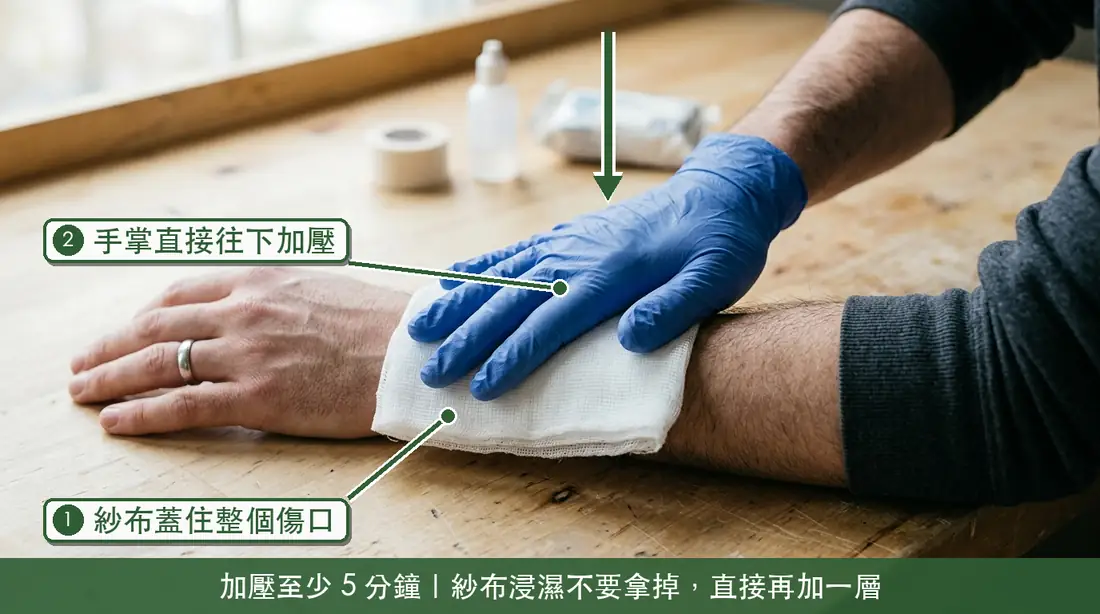
#> input picture assets/img/bleed_press.webp, 1100 x 614 px; its folder holds 4 pictures in this run
$ python insert_figures.py
#> lines starting #> are read from the running program, lines starting #| are printed output that depends on the picture
### tools/img/diagrams.py
"""程式繪製的示意圖（SVG，內嵌於頁面，顏色走 CSS 變數，深淺色都可讀）。
由 tools/img/insert_figures.py 放進 src/first-aid.html。文字全部是本站撰寫，可再編輯。"""

def marker(i, cls):
    return (f'<marker id="{i}" viewBox="0 0 10 10" refX="8" refY="5" markerWidth="5" markerHeight="5" orient="auto-start-reverse">'
            f'<path d="M0,0 L10,5 L0,10 z" class="{cls}"/></marker>')

EYE = f'''<svg viewBox="0 0 400 250" role="img" aria-labelledby="eye-t eye-d" xmlns="http://www.w3.org/2000/svg">
<title id="eye-t">沖洗眼睛的方向</title>
<desc id="eye-d">撐開上下眼瞼，水從靠鼻子的內眼角流向外眼角。</desc>
<defs>{marker("eye-a", "ah")}{marker("eye-g", "ahg")}</defs>
<path class="ln" d="M52,40 C62,90 60,150 40,200 C55,212 75,212 88,204"/>
<text class="t s" x="12" y="232">鼻子這側</text>
<path class="skin" style="fill:#fbfaf6" d="M100,130 Q205,58 310,130 Q205,196 100,130 Z"/>
<circle cx="205" cy="128" r="30" style="fill:#8a6a4a;stroke:#5a4630;stroke-width:2"/><circle cx="205" cy="128" r="12" style="fill:#222"/>
<path class="ln" d="M205,84 L205,50" marker-end="url(#eye-g)"/><path class="ln" d="M205,172 L205,206" marker-end="url(#eye-g)"/>
<text class="t s" x="215" y="58">撐開上眼瞼</text><text class="t s" x="215" y="206">撐開下眼瞼</text>
<path class="water" d="M84,74 C96,96 104,112 112,124"/>
<path class="ln acc" d="M116,118 C170,100 250,104 318,138" marker-end="url(#eye-a)"/>
<circle class="dot" cx="104" cy="130" r="6"/><circle class="dot" cx="306" cy="130" r="6"/>
<text class="t b" x="100" y="160" text-anchor="middle">內眼角</text>
<text class="t b" x="330" y="166" text-anchor="middle">外眼角</text>
<text class="t acc" x="200" y="24" text-anchor="middle">由內眼角 → 外眼角，緩慢沖洗</text>
<text class="t s" x="330" y="184" text-anchor="middle">水從這裡流走</text>
</svg>'''

CPR = f'''<svg viewBox="0 0 400 766" role="img" aria-labelledby="cpr-t cpr-d" xmlns="http://www.w3.org/2000/svg">
<title id="cpr-t">CPR 按壓位置與手勢</title>
<desc id="cpr-d">A 正面：掌根放在兩乳頭連線中央，也就是胸骨下半段。B 側面：手臂打直，下方手只有掌根貼在胸部，手指往上翹起、和胸部之間留有空隙；上方手疊在下方手的手背上。C 由上往下看：上方手的手指插進下方手的手指之間，十指交扣。</desc>
<defs>{marker("cpr-r", "ahr")}{marker("cpr-g", "ahg")}</defs>
<text class="t b" x="12" y="22">A　按壓位置（正面）</text>
<path class="skin" d="M125,44 Q200,30 275,44 L292,70 L284,196 L116,196 L108,70 Z"/>
<path class="ln" d="M170,40 Q200,56 230,40"/>
<rect class="hand2" x="194" y="52" width="12" height="104" rx="5"/>
<text class="t s" x="300" y="70">胸骨</text><path class="ln" d="M298,66 L210,80"/>
<line class="ln dash" x1="150" y1="118" x2="250" y2="118"/>
<circle cx="150" cy="118" r="4.5" style="fill:var(--ink-2)"/><circle cx="250" cy="118" r="4.5" style="fill:var(--ink-2)"/>
<text class="t s" x="300" y="122">兩乳頭連線</text><path class="ln" d="M298,118 L256,118"/>
<circle class="dot" cx="200" cy="120" r="13" style="opacity:.85"/>
<text class="t b" x="200" y="222" text-anchor="middle">● 掌根放在兩乳頭連線中央</text>
<text class="t s" x="200" y="240" text-anchor="middle">（胸骨下半段）</text>
<line class="ln" x1="0" y1="258" x2="400" y2="258" style="stroke:var(--rule)"/>

<text class="t b" x="12" y="282">B　手勢（側面）</text>
<rect class="hand" x="150" y="292" width="28" height="104" rx="8"/>
<rect class="hand2" x="176" y="292" width="28" height="100" rx="8"/>
<text class="t s" x="214" y="312">手臂打直</text>
<path class="hand" d="M148,392 L150,436 Q152,456 172,458 L194,458 Q206,456 214,446 L262,428 L330,402 Q340,398 336,390 Q332,384 322,386 L262,398 L206,396 Z"/>
<path class="hand2" d="M174,384 L206,386 L262,390 L318,378 Q328,376 330,384 Q330,390 322,392 L268,404 L214,414 Q178,418 172,402 Z"/>
<path class="ln" d="M16,460 Q200,452 384,460" style="stroke:var(--ink-2);stroke-width:4"/>
<text class="t s" x="16" y="484">胸部</text>
<ellipse cx="182" cy="459" rx="24" ry="6" class="dot" style="opacity:.8"/>
<text class="t red" x="100" y="500">只有掌根接觸</text><path class="ln red" d="M166,486 L176,466" style="stroke-width:2"/>
<path class="ln" d="M346,398 L346,452" marker-start="url(#cpr-g)" marker-end="url(#cpr-g)"/>
<text class="t b" x="392" y="488" text-anchor="end">手指翹起</text><text class="t s" x="392" y="506" text-anchor="end">不碰胸部（留空隙）</text><path class="ln" d="M352,472 L346,456" style="stroke-width:1.5"/>
<text class="t s" x="214" y="344">上方手疊在下方手的手背上</text><path class="ln" d="M290,350 L290,380" style="stroke-width:1.5"/>
<path class="ln red" d="M70,300 L70,440" marker-end="url(#cpr-r)"/>
<text class="t red" x="80" y="344">垂直</text><text class="t red" x="80" y="362">下壓</text>
<line class="ln" x1="0" y1="522" x2="400" y2="522" style="stroke:var(--rule)"/>

<text class="t b" x="12" y="540">C　十指交扣（由上往下看）</text>
<rect class="hand" x="96" y="566" width="120" height="132" rx="26"/>
<rect class="hand" x="206" y="566" width="104" height="20" rx="10"/>
<rect class="hand" x="206" y="604" width="116" height="20" rx="10"/>
<rect class="hand" x="206" y="642" width="110" height="20" rx="10"/>
<rect class="hand" x="206" y="680" width="92" height="18" rx="9"/>
<rect class="hand2" x="120" y="560" width="112" height="140" rx="26"/>
<rect class="hand2" x="222" y="585" width="96" height="18" rx="9"/>
<rect class="hand2" x="222" y="623" width="104" height="18" rx="9"/>
<rect class="hand2" x="222" y="661" width="98" height="18" rx="9"/>
<rect class="hand2" x="222" y="547" width="84" height="18" rx="9"/>
<text class="t s" x="176" y="636" text-anchor="middle">上方手</text>
<rect class="hand" x="40" y="720" width="18" height="14" rx="3"/><text class="t s" x="64" y="732">下方手（掌根貼胸）</text><rect class="hand2" x="210" y="720" width="18" height="14" rx="3"/><text class="t s" x="234" y="732">上方手</text>
<text class="t s" x="40" y="752">兩手手指交錯扣住（B、C 圖同色）</text>
<path class="ln" d="M340,595 L324,595 M340,633 L330,633 M340,671 L324,671" style="stroke-width:1.5"/>
<text class="t s" x="344" y="636">交錯</text>
</svg>'''

ROLES = f'''<svg viewBox="0 0 400 620" role="img" aria-labelledby="roles-t roles-d" xmlns="http://www.w3.org/2000/svg">
<title id="roles-t">發現有人倒下：叫叫壓電與分工</title>
<desc id="roles-d">確認現場安全，拍肩呼叫確認意識；沒有反應就大聲呼救並分工：你留在患者身旁，旁人甲打 119 並開擴音，旁人乙去拿 AED。確認呼吸，沒有、幾乎沒有或不確定就開始胸外按壓。AED 到了打開機器、黏上貼片、聽語音指示，之後立即恢復按壓，持續到救護人員抵達或患者有動作、正常呼吸。</desc>
<defs>{marker("rl-g", "ahg")}{marker("rl-a", "ah")}</defs>
<rect class="bx" x="40" y="8" width="320" height="40" rx="4"/><text class="t" x="200" y="33" text-anchor="middle">① 確認現場安全</text>
<path class="ln" d="M200,48 L200,64" marker-end="url(#rl-g)"/>
<rect class="bx" x="40" y="66" width="320" height="54" rx="4"/><text class="t" x="200" y="89" text-anchor="middle">② 拍肩呼叫「你怎麼了！」</text><text class="t s" x="200" y="109" text-anchor="middle">沒有反應 ↓</text>
<path class="ln" d="M200,120 L200,136" marker-end="url(#rl-g)"/>
<rect class="bx call" x="40" y="138" width="320" height="40" rx="4"/><text class="t b" x="200" y="163" text-anchor="middle">③ 大聲呼救，指定分工</text>
<path class="ln" d="M200,178 L200,196 M68,196 L332,196 M68,196 L68,210 M200,196 L200,210 M332,196 L332,210"/>
<rect class="bx key" x="8" y="212" width="120" height="76" rx="4"/><text class="t b" x="68" y="236" text-anchor="middle">你</text><text class="t s" x="68" y="256" text-anchor="middle">留在患者身旁</text><text class="t s" x="68" y="274" text-anchor="middle">繼續下一步</text>
<rect class="bx call" x="140" y="212" width="120" height="76" rx="4"/><text class="t b" x="200" y="236" text-anchor="middle">旁人甲</text><text class="t s" x="200" y="256" text-anchor="middle">打 119、開擴音</text><text class="t s" x="200" y="274" text-anchor="middle">聽從執勤人員指示</text>
<rect class="bx call" x="272" y="212" width="120" height="76" rx="4"/><text class="t b" x="332" y="236" text-anchor="middle">旁人乙</text><text class="t s" x="332" y="256" text-anchor="middle">拿 AED</text><text class="t s" x="332" y="274" text-anchor="middle">設法取得 AED</text>
<path class="ln" d="M68,288 L68,318" marker-end="url(#rl-g)"/>
<rect class="bx" x="8" y="320" width="300" height="54" rx="4"/><text class="t" x="16" y="343">④ 確認呼吸</text><text class="t s" x="16" y="363">沒有、幾乎沒有，或無法確定 → 立刻按壓</text>
<path class="ln" d="M68,374 L68,392" marker-end="url(#rl-g)"/>
<rect class="bx key" x="8" y="394" width="300" height="66" rx="4"/><text class="t b" x="16" y="417">⑤ 胸外按壓</text><text class="t s" x="16" y="437">掌根在兩乳頭連線中央｜5–6 公分</text><text class="t s" x="16" y="455">每分鐘 100–120 下｜每次完全回彈</text>
<path class="ln acc" d="M332,288 L332,512 L312,512" marker-end="url(#rl-a)"/>
<text class="t acc" x="340" y="390" transform="rotate(90 340 390)" text-anchor="middle">AED 送到</text>
<path class="ln" d="M68,460 L68,476" marker-end="url(#rl-g)"/>
<rect class="bx key" x="8" y="478" width="300" height="66" rx="4"/><text class="t b" x="16" y="501">⑥ AED：開機、黏貼片</text><text class="t s" x="16" y="521">聽從語音指示操作</text><text class="t s" x="16" y="539">之後立即恢復按壓</text>
<path class="ln" d="M68,544 L68,558" marker-end="url(#rl-g)"/>
<rect class="bx" x="8" y="560" width="384" height="54" rx="4"/><text class="t" x="16" y="583">⑦ 持續按壓，直到救護人員抵達</text><text class="t s" x="16" y="603">或患者開始有動作、有正常呼吸</text>
</svg>'''

### tools/img/insert_figures.py
#!/usr/bin/env python3
"""把操作示意圖插入 src/first-aid.html（可重複執行：先移除舊的 <!--fig:...--> 區塊再插入）。"""
import re, sys, os
from PIL import Image
HERE = os.path.dirname(os.path.abspath(__file__)); sys.path.insert(0, HERE)
from diagrams import EYE, CPR, ROLES
ROOT = os.path.abspath(os.path.join(HERE, "..", ".."))
SRC = os.path.join(ROOT, "src", "first-aid.html")
AI = "圖片：AI 生成（Google Gemini 圖像模型，經 Antigravity）；中文標註為本站後製。"
PROG = "圖：本站以程式繪製（SVG）。"

def photo(name, no, title, alt, items, basis):
#> called with name = 'bleed_press', no = '4-1', title = '直接加壓止血', alt = '沒有戴手套的手掌平放在紗布上直接往下壓，紗布完全蓋住前臂上的傷口'
    w, h = Image.open(os.path.join(ROOT, "assets", "img", name + ".webp")).size
#> call 2 of photo, with name = 'burn_cool', no = '4-2', title = '燙傷第一步：沖', basis = '{{c:TPBURN}}'
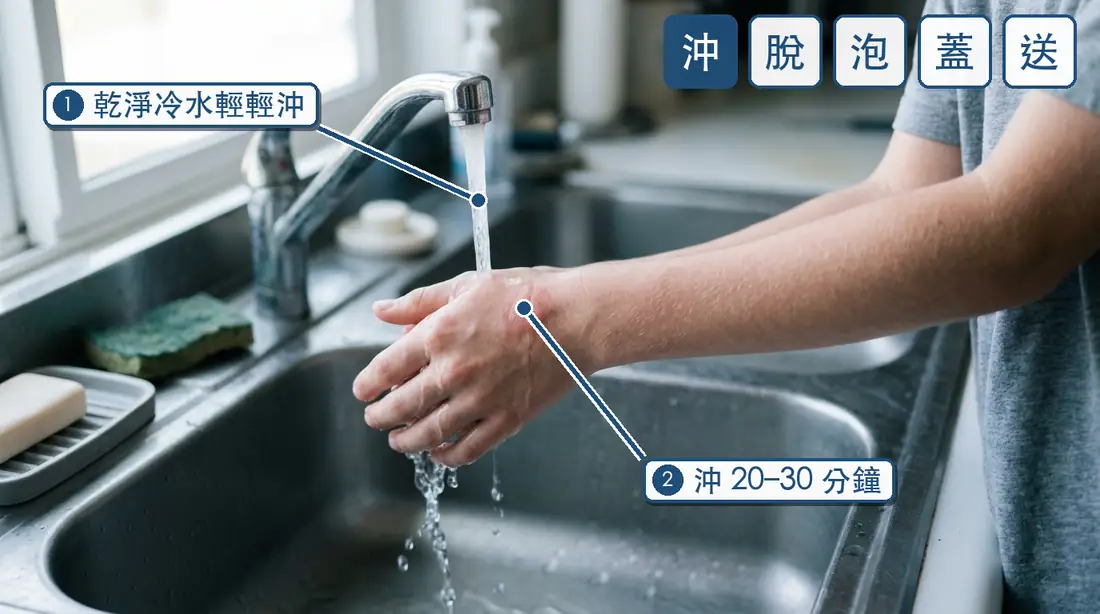
#> input picture assets/img/burn_cool.webp, 1100 x 614 px
#> call 3 of photo, with name = 'amputation_bag', no = '4-3', title = '斷肢保存：隔水保冰', alt = '小塑膠袋裝著用紗布包好的東西，放在裝了冰塊的大塑膠袋裡，冰塊只在大袋內', basis = '{{c:TB287}}、{{c:TB288}}'
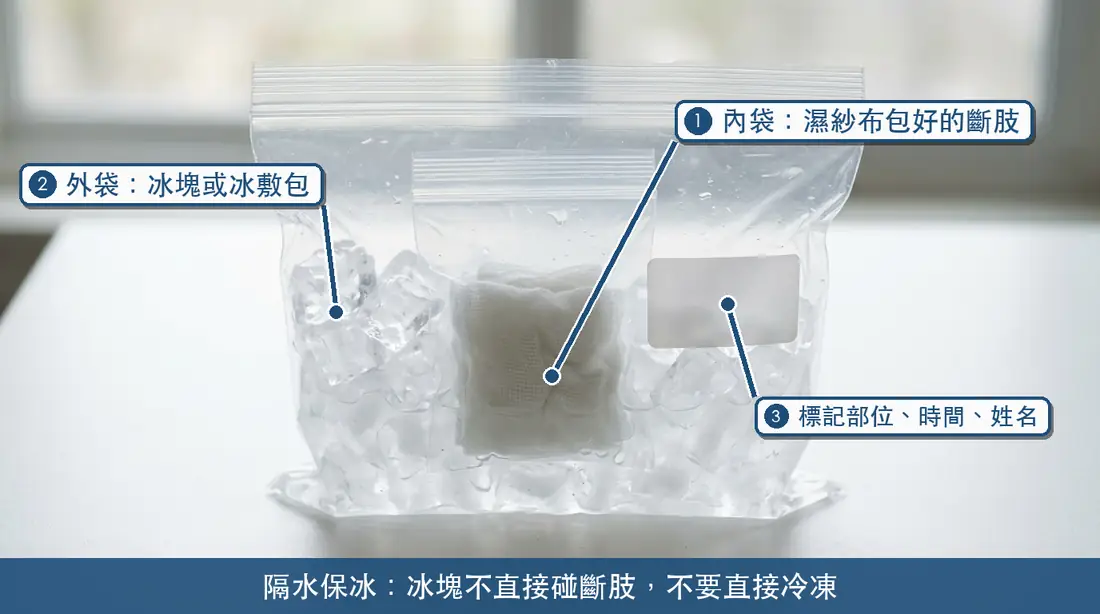
#> input picture assets/img/amputation_bag.webp, 1100 x 614 px
    li = "".join(f"<li>{x}</li>" for x in items)
    return (f'<!--fig:{name}-->\n<figure class="fig" id="fig-{name}">\n'
            f'  <img src="assets/img/{name}.webp" width="{w}" height="{h}" alt="{alt}" loading="lazy" decoding="async">\n'
            f'  <figcaption><b>圖 {no}　{title}</b><ol>{li}</ol>動作依據：{basis}<span class="credit">{AI}</span></figcaption>\n'
            f'</figure>\n<!--/fig:{name}-->\n')

def dia(name, no, title, svg, text, basis):
    return (f'<!--fig:{name}-->\n<figure class="fig dia" id="fig-{name}">\n{svg}\n'
            f'  <figcaption><b>圖 {no}　{title}</b>　{text}動作依據：{basis}<span class="credit">{PROG}</span></figcaption>\n'
            f'</figure>\n<!--/fig:{name}-->\n')

F = {
 "bleed": photo("bleed_press", "4-1", "直接加壓止血",
   "沒有戴手套的手掌平放在紗布上直接往下壓，紗布完全蓋住前臂上的傷口",
   ["紗布（或乾淨布料）放在出血處，敷料應完全覆蓋住傷口。", "手掌直接往下加壓，至少 5 分鐘（圖中施救者徒手隔著紗布加壓）。", "紗布浸濕時不要拿掉，直接在上面再加紗布、再加壓。"],
   "{{c:TPBLEED}}、{{c:TB140}}、{{c:TB259}}、{{c:TB261}}"),
 "burn": photo("burn_cool", "4-2", "燙傷第一步：沖",
   "手背的燙傷處放在溫和的冷水水流下沖洗；右上角是沖、脫、泡、蓋、送五個步驟，目前是沖",
   ["用乾淨的冷水輕輕沖洗，不要強力沖擊。", "沖洗或浸泡 20 至 30 分鐘，接著脫、泡、蓋、送。"],
   "{{c:TPBURN}}"),
 "crush": photo("amputation_bag", "4-3", "斷肢保存：隔水保冰",
   "小塑膠袋裝著用紗布包好的東西，放在裝了冰塊的大塑膠袋裡，冰塊只在大袋內",
   ["斷肢用生理食鹽水潤濕的無菌紗布包好，放進乾淨塑膠袋。", "另一個塑膠袋放冰塊或冰敷包，把第一個袋子放進去：隔水保冰，不要直接冷凍。",
    "在最外層袋子標記斷肢部位、時間與傷者姓名，和傷者一起送醫。"],
   "{{c:TB287}}、{{c:TB288}}"),
 "eye": dia("eye_flush", "4-4", "沖洗眼睛的方向", EYE,
   "撐開患側上下眼瞼，由靠鼻子的內眼角往外眼角緩慢沖洗。", "{{c:TB183}}"),
 "shock": photo("shock_broom", "4-5", "觸電：用乾燥絕緣物移開",
   "施救者站在乾燥木板上，戴手套的手只握著乾的木棍，用木棍末端把倒地者的手推離破損電線",
   ["先切斷電源。非高壓電、又無法切斷時，才站在木箱、橡皮墊等乾燥絕緣體上。", "用乾的掃把、竹竿或木椅，把傷者的肢體拖離電源。",
    "高壓電：離開至少 10 公尺，不要靠近，等專業人員斷電。"],
   "{{c:TB370}}"),
 "roles": dia("cpr_roles", "4-6", "發現有人倒下：叫叫壓電與分工", ROLES,
   "有旁人時指定一人打 119、另一人去拿 AED；施救者儘量不要離開患者。", "{{c:CPR21}}、{{c:TPCPR}}、{{c:AEDEDU}}（PDF 第 14 頁）"),
 "cprpos": dia("cpr_hands", "4-7", "CPR 按壓位置與手勢", CPR,
   "A：掌根放在兩乳頭連線中央（胸骨下半段）。B：手臂打直，只有掌根接觸胸部，下方手的手指往上翹起、不碰胸部。C：另一手疊在下方手的手背上，十指交扣。", "{{c:CPR21}}、{{c:AEDEDU}}（PDF 第 18–19 頁）、{{c:TB117}}"),
 "posture": photo("cpr_posture", "4-8", "CPR 姿勢：手臂打直、垂直下壓",
   "施救者跪在練習用假人身側，手臂打直、肩膀在雙手正上方，垂直往下按壓假人胸部中央",
   ["手肘打直。", "肩膀前傾，位於雙手正上方，用上半身重量往下壓。", "垂直下壓 5 至 6 公分，每分鐘 100 至 120 下，每次讓胸部完全回彈。",
    "兩膝打開與肩同寬，跪在患者身側、儘量靠近。",
    '<b>手勢以圖 4-7 為準：</b>本圖只示範身體姿勢；圖中下方手的手指貼著胸部，是 AI 繪圖畫不出來的細節。正確做法是下方手手指翹起、只有掌根接觸胸部，請看<a href="#fig-cpr_hands">圖 4-7 B</a>。'],
   "{{c:CPR21}}、{{c:AEDEDU}}（PDF 第 17 頁）、{{c:TB117}}"),
 "aed": photo("aed_pads", "4-9", "AED 電擊貼片位置（成人）",
   "練習用假人胸前貼著兩片 AED 貼片：一片在右鎖骨正下方，一片在左胸外側、左乳頭側邊，導線接到 AED 主機",
   ["拉開衣服，貼在裸露的胸壁上，依貼片上的圖示貼。", "一片在右鎖骨正下方。", "一片在左側乳頭側邊。", "貼好、開機後聽從 AED 語音指示。"],
   "{{c:AEDEDU}}（PDF 第 28 頁）、{{c:CPR21}}"),
}
#> (the run stopped early here; a loop or call above may not have finished)
